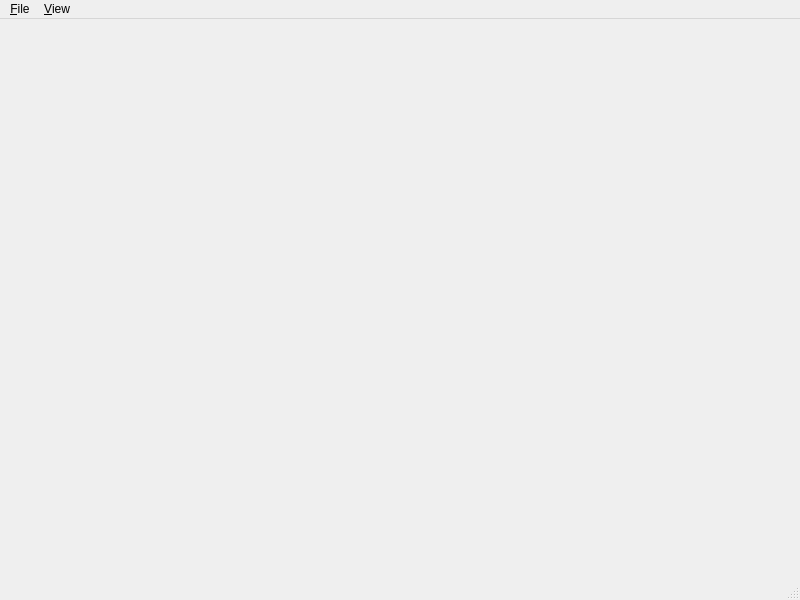
<?xml version="1.0" encoding="UTF-8"?>
<ui version="4.0">
 <class>MainWindow</class>
 <widget class="QMainWindow" name="MainWindow">
  <property name="geometry">
   <rect>
    <x>0</x>
    <y>0</y>
    <width>800</width>
    <height>600</height>
   </rect>
  </property>
  <property name="windowTitle">
   <string>Radic - Remote Desktop Client</string>
  </property>
  <widget class="QWidget" name="centralwidget">
   <layout class="QVBoxLayout" name="verticalLayout">
    <property name="leftMargin">
     <number>0</number>
    </property>
    <property name="topMargin">
     <number>0</number>
    </property>
    <property name="rightMargin">
     <number>0</number>
    </property>
    <property name="bottomMargin">
     <number>0</number>
    </property>
    <item>
     <widget class="MyView" name="widget_view" native="true"/>
    </item>
   </layout>
  </widget>
  <widget class="QMenuBar" name="menubar">
   <property name="geometry">
    <rect>
     <x>0</x>
     <y>0</y>
     <width>800</width>
     <height>25</height>
    </rect>
   </property>
   <widget class="QMenu" name="menu_File">
    <property name="title">
     <string>&amp;File</string>
    </property>
    <addaction name="action_connect"/>
    <addaction name="action_disconnect"/>
   </widget>
   <widget class="QMenu" name="menu_View">
    <property name="title">
     <string>&amp;View</string>
    </property>
    <addaction name="action_view_dynamic_resolution"/>
   </widget>
   <addaction name="menu_File"/>
   <addaction name="menu_View"/>
  </widget>
  <widget class="QStatusBar" name="statusbar"/>
  <action name="action_connect">
   <property name="text">
    <string>&amp;Connect...</string>
   </property>
   <property name="shortcut">
    <string>Ctrl+N</string>
   </property>
  </action>
  <action name="action_disconnect">
   <property name="text">
    <string>&amp;Disconnect</string>
   </property>
  </action>
  <action name="action_view_dynamic_resolution">
   <property name="checkable">
    <bool>true</bool>
   </property>
   <property name="text">
    <string>&amp;Dynamic Resolution</string>
   </property>
  </action>
 </widget>
 <customwidgets>
  <customwidget>
   <class>MyView</class>
   <extends>QWidget</extends>
   <header>MyView.h</header>
   <container>1</container>
  </customwidget>
 </customwidgets>
 <resources/>
 <connections/>
</ui>
